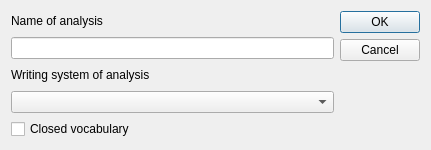
<?xml version="1.0" encoding="UTF-8"?>
<ui version="4.0">
 <class>CreateSyntacticAnalysisDialog</class>
 <widget class="QDialog" name="CreateSyntacticAnalysisDialog">
  <property name="geometry">
   <rect>
    <x>0</x>
    <y>0</y>
    <width>431</width>
    <height>150</height>
   </rect>
  </property>
  <property name="windowTitle">
   <string>Create Syntactic Analysis</string>
  </property>
  <layout class="QVBoxLayout" name="verticalLayout">
   <item>
    <layout class="QHBoxLayout" name="horizontalLayout">
     <item>
      <layout class="QVBoxLayout" name="verticalLayout_2">
       <item>
        <widget class="QLabel" name="label">
         <property name="text">
          <string>Name of analysis</string>
         </property>
        </widget>
       </item>
       <item>
        <widget class="QLineEdit" name="name"/>
       </item>
       <item>
        <widget class="QLabel" name="label_2">
         <property name="text">
          <string>Writing system of analysis</string>
         </property>
        </widget>
       </item>
       <item>
        <widget class="WritingSystemCombo" name="writingSystem"/>
       </item>
       <item>
        <widget class="QCheckBox" name="closedVocabulary">
         <property name="text">
          <string>Closed vocabulary</string>
         </property>
        </widget>
       </item>
      </layout>
     </item>
     <item>
      <widget class="QDialogButtonBox" name="buttonBox">
       <property name="orientation">
        <enum>Qt::Vertical</enum>
       </property>
       <property name="standardButtons">
        <set>QDialogButtonBox::Cancel|QDialogButtonBox::Ok</set>
       </property>
      </widget>
     </item>
    </layout>
   </item>
  </layout>
 </widget>
 <customwidgets>
  <customwidget>
   <class>WritingSystemCombo</class>
   <extends>QComboBox</extends>
   <header>writingsystemcombo.h</header>
  </customwidget>
 </customwidgets>
 <resources/>
 <connections>
  <connection>
   <sender>buttonBox</sender>
   <signal>accepted()</signal>
   <receiver>CreateSyntacticAnalysisDialog</receiver>
   <slot>accept()</slot>
   <hints>
    <hint type="sourcelabel">
     <x>248</x>
     <y>254</y>
    </hint>
    <hint type="destinationlabel">
     <x>157</x>
     <y>274</y>
    </hint>
   </hints>
  </connection>
  <connection>
   <sender>buttonBox</sender>
   <signal>rejected()</signal>
   <receiver>CreateSyntacticAnalysisDialog</receiver>
   <slot>reject()</slot>
   <hints>
    <hint type="sourcelabel">
     <x>316</x>
     <y>260</y>
    </hint>
    <hint type="destinationlabel">
     <x>286</x>
     <y>274</y>
    </hint>
   </hints>
  </connection>
 </connections>
</ui>
